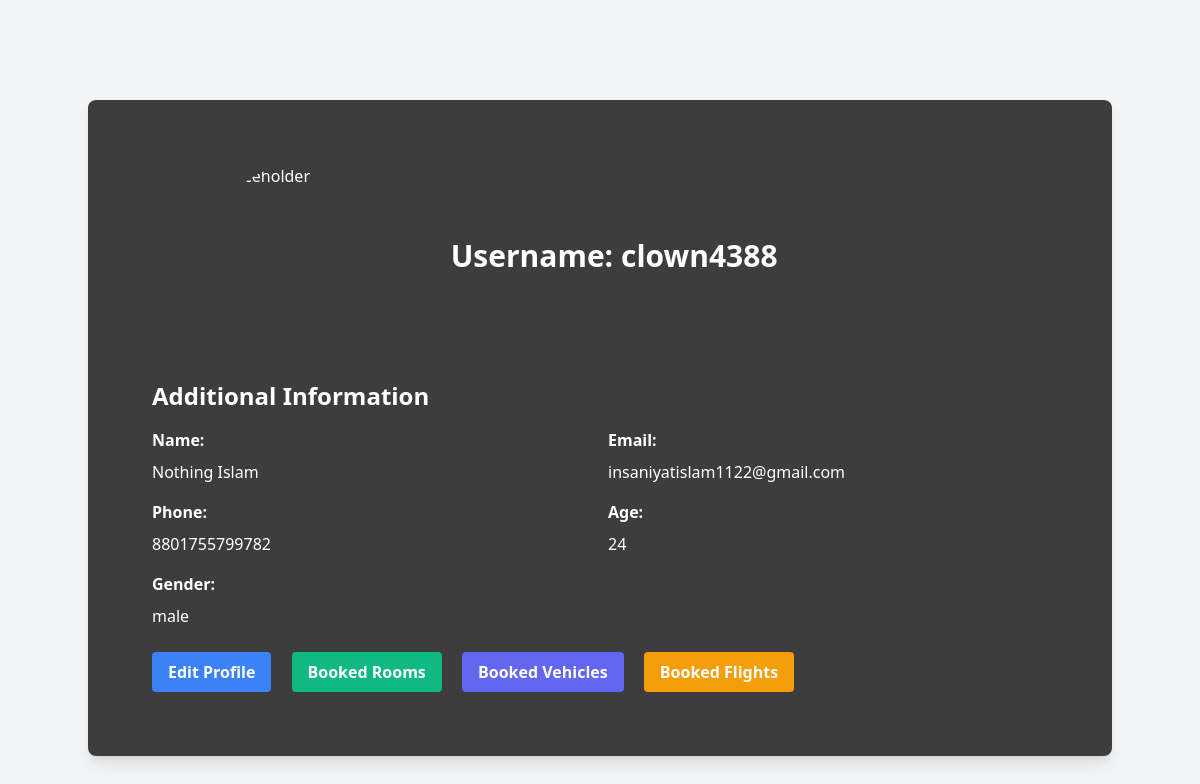
The app's page /profile/ (signed in) with its own data.
### tbp/models.py (models this page shows, shortened)
class traveler(AbstractUser):
    username = models.CharField(max_length=150, primary_key=True)
    email = models.EmailField(unique=True)
    phone = models.IntegerField(null=True)
    age = models.PositiveIntegerField(null=True)
    name = models.CharField(max_length=100)
    gender = models.CharField(max_length=10)
    profile_picture = models.ImageField(upload_to='profile_pictures/', null=True, blank=True)

### tbp/views.py (the view)
# urls.py: path('profile/', view_profile, name='view_profile'),
@login_required  # Ensures that only logged-in users can access this view
def view_profile(request):
    profile = request.user
    return render(request, 'profile.html', {'profile': profile})

### tbp/templates/profile.html (shortened to what this page needs)
{% load static %}
<!DOCTYPE html>
<html lang="en">
<head>
    <link href="https://cdn.jsdelivr.net/npm/tailwindcss@2.2.19/dist/tailwind.min.css" rel="stylesheet">
</head>
<body class="bg-gray-100">
    <div class="container mx-auto p-8 rounded-lg shadow-lg">
        <div class="p-8">
            <div class="flex flex-col md:flex-row items-center">
                <div class="w-full md:w-1/3 flex justify-center mb-4 md:mb-0">
                    {% if profile.profile_picture %}
                        <img src="{{ profile.profile_picture.url }}" alt="Profile Picture" class="rounded-full w-48 h-48">
                    {% else %}
                        <img src="https://st3.depositphotos.com/15648834/17930/v/600/depositphotos_179308454-stock-illustration-unknown-person-silhouette-glasses-profile.jpg" alt="Placeholder" class="rounded-full w-48 h-48">
                    {% endif %}
                </div>
                <div class="w-full md:w-2/3">
                    <h1 class="text-3xl font-semibold mb-2">Username: {{ profile.username }}</h1>
                </div>
            </div>
            <div class="mt-6">
                <h2 class="text-2xl font-semibold mb-4">Additional Information</h2>
                <div class="grid grid-cols-1 md:grid-cols-2 gap-4">
                    <div>
                        <label class="block font-bold mb-2">Name:</label>
                        <p>{{ profile.name }}</p>
                    </div>
                    <div>
                        <label class="block font-bold mb-2">Email:</label>
                        <p>{{ profile.email }}</p>
                    </div>
                    <div>
                        <label class="block font-bold mb-2">Phone:</label>
                        <p>{{ profile.phone }}</p>
                    </div>
                    <div>
                        <label class="block font-bold mb-2">Age:</label>
                        <p>{{ profile.age }}</p>
                    </div>
                    <div>
                        <label class="block font-bold mb-2">Gender:</label>
                        <p>{{ profile.gender }}</p>
                    </div>
                </div>
            </div>
            <div class="mt-6">
                <a href="{% url 'update_profile' %}" class="bg-blue-500 hover:bg-blue-600 text-white font-semibold px-4 py-2 rounded inline-block mr-4">Edit Profile</a>
                <a href="{% url 'booked_rooms' %}" class="bg-green-500 hover:bg-green-600 text-white font-semibold px-4 py-2 rounded inline-block mr-4">Booked Rooms</a>
                <a href="{% url 'booked_vehicles' %}" class="bg-indigo-500 hover:bg-indigo-600 text-white font-semibold px-4 py-2 rounded inline-block mr-4">Booked Vehicles</a>
                <a href="{% url 'booked_flights' %}" class="bg-yellow-500 hover:bg-yellow-600 text-white font-semibold px-4 py-2 rounded inline-block">Booked Flights</a>
            </div>
        </div>
    </div>
</body>
</html>

### tbp/templates/profile.html (style rules this page uses)
body { background-image: url('/static/images/backgrounds/bg-01.jpg'); background-size: cover; background-position: center; }
.container { background-color: rgba(0, 0, 0, 0.75); color: white; margin-top: 100px; }

### records on screen
traveler: username "clown4388", name "Nothing Islam", email "insaniyatislam1122@gmail.com", phone "8801755799782", age "24", gender "male"
